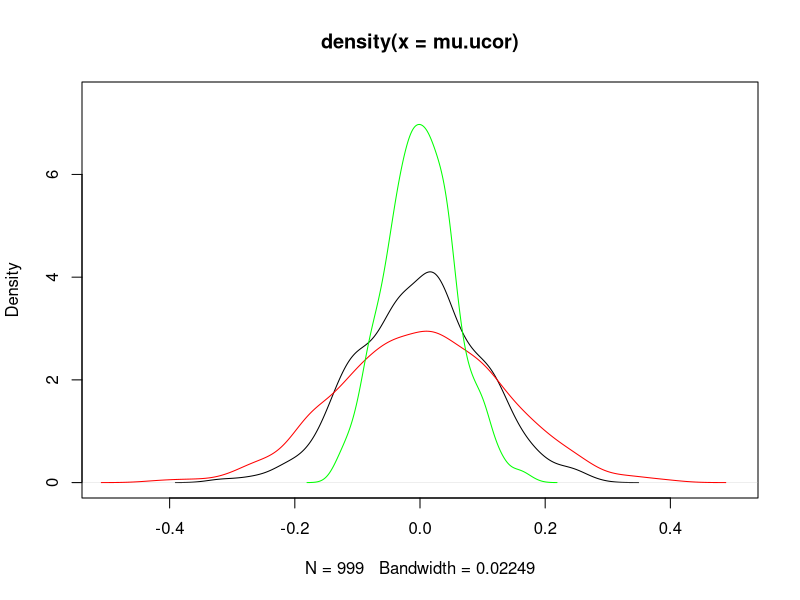

Reproduce this figure in R.
library(MASS)
mu <- rep(0,2)
Sigma <- matrix(.7, nrow=2, ncol=2) + diag(2)*.3
N = 100
rawvars <- as.numeric(mvrnorm(n=N/2, mu=mu, Sigma=Sigma))

# Pairs of values are correlated. Not all values.
mu.cor = replicate(999, mean(as.numeric(mvrnorm(n=N/2, mu=mu, Sigma=Sigma))))
mu.ucor = replicate(999, mean(as.numeric(mvrnorm(n=N/2, mu=mu, Sigma=diag(2)))))


plot(density(mu.ucor), xlim = c(-.5, .5), ylim = c(0, 7.5))
lines(density(mu.cor), col = "red")

sd(mu.cor)
sd(mu)  # 1/sqrt(N)

# Negatively correlated pairs of values.
Sigma2 <- matrix(c(1, -.7, -.7, 1), 2, 2)
mu.ncor = replicate(999, mean(as.numeric(mvrnorm(n = N/2, mu = mu, Sigma = Sigma2))))

lines(density(mu.ncor), col = "green")
